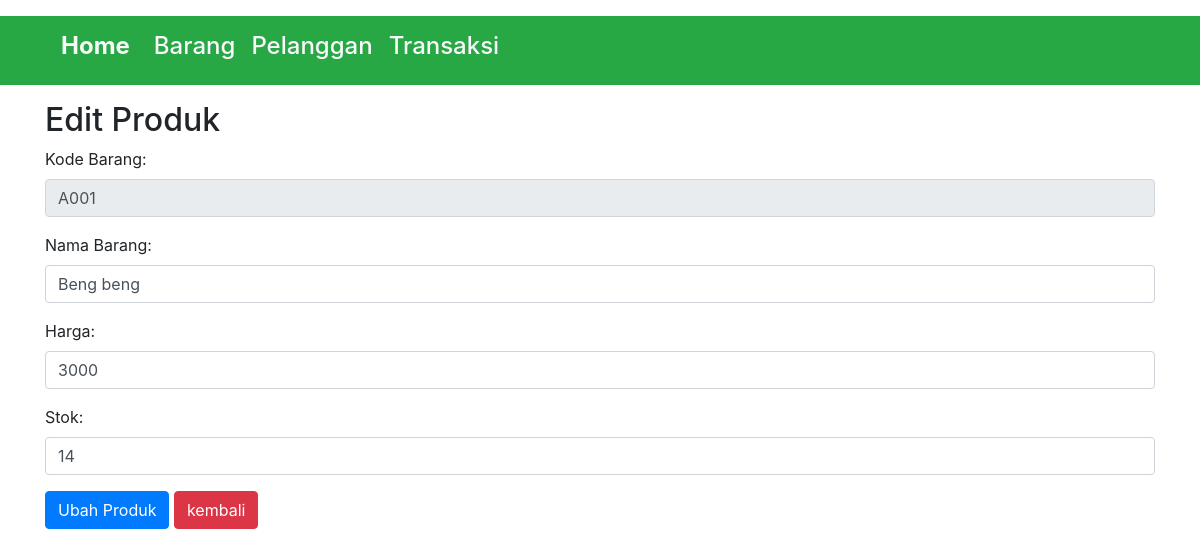
The page /index.php?&Kd_Barang=A001&product=UpdateProduct on the database its author committed.
### tables this page shows
CREATE TABLE `barang` (
  `Kd_Barang` char(5) NOT NULL,
  `Nm_Barang` varchar(255) NOT NULL,
  `Harga` int(100) NOT NULL,
  `Stok` int(10) NOT NULL
);

### app/controllers/ProductController.php (called while the page is built, shortened)
<?php
    require_once 'app/model/Product.php';
    class ProductController{
        private $dataModel;
        public function __construct($dbConnnection)
        {
            $this->dataModel = new Product($dbConnnection);
        }
        public function updateProduct($Kd_Barang){
            $data = $this->dataModel->getKodeProduct($Kd_Barang);
            require 'app/view/formUpdateProduct.php';
        }
    }
?>

### app/model/Product.php (called while the page is built, shortened)
<?php
class Product{
    private $db;
    public function __construct($dbConnection)
    {
        $this->db=$dbConnection;
    }
    public function getKodeProduct($Kd_Barang)
    {
        $stmt = $this->db->prepare("SELECT * FROM barang WHERE Kd_Barang = :Kd_Barang");
        $stmt->bindParam(':Kd_Barang', $Kd_Barang);
        $stmt->execute();
        return $stmt->fetch(PDO::FETCH_ASSOC);
    }
}
?>

### app/view/formUpdateProduct.php (the view, shortened to what this page needs)
<!DOCTYPE html>
<html lang="en">
<head>
    <link rel="stylesheet" href="https://cdn.jsdelivr.net/npm/bootstrap-icons@1.11.3/font/bootstrap-icons.min.css">
    <link rel="stylesheet" href="https://stackpath.bootstrapcdn.com/bootstrap/4.5.2/css/bootstrap.min.css">
</head>
<body>
    <div class="container-fluid bg-success">
    <div class="container mt-3">
    <nav class="navbar navbar-expand-lg bg-success">
        <a class="navbar-brand text-light" href="index.php"><h4><strong>Home</strong></h4></a>
        <div class="collapse navbar-collapse" id="navbarSupportedContent">
          <ul class="navbar-nav me-auto mb-2 mb-lg-0">
            <li class="nav-item ms-5" >
              <a class="nav-link active text-light " href="index.php?navbar=Product"><h4>Barang</h4></a>
            </li>
            <li class="nav-item ms-5">
              <a class="nav-link active text-light"  href="index.php?navbar=Customer"><h4>Pelanggan</h4></a>
            </li>
            <li class="nav-item ms-5">
              <a class="nav-link active text-light"  href="index.php?navbar=Transaction"><h4>Transaksi</h4></a>
            </li>
          </ul>
        </div>
        </div>
  </div>
    <div class="container mt-3">
        <h2>Edit Produk</h2>
    <form method="POST">
        <div class="mb-3">
        <label for="Kd_Barang" class="form-label">Kode Barang:</label>
        <input type="text" name="Kd_Barang" class="form-control" id="Kd_Barang" value="<?php echo ($data ["Kd_Barang"]); ?>" readonly>
        </div>
        <div class="mb-3">
        <label for="Nm_Barang" class="form-label">Nama Barang:</label>
        <input type="text" name="Nm_Barang" class="form-control" id="Nm_Barang" value="<?php echo ($data['Nm_Barang']);?>">
        </div>
        <div class="mb-3">
        <label for="Harga" class="form-label">Harga:</label>
        <input type="number" name="Harga" class="form-control" id="Harga" value="<?php echo $data['Harga'];?>">
        </div>
        <div class="mb-3">
        <label for="Stok" class="form-label">Stok:</label>
        <input type="number" name="Stok" class="form-control" id="Stok" value="<?php echo $data['Stok'];?>">
        </div>
        <button type="submit" class="btn btn-primary">Ubah Produk</button>
        <a href="produk.php" class="btn btn-danger"> kembali</a>
    </form>
    </div>
</body>
</html>

### rows shown on the page
barang: Kd_Barang "A001", Nm_Barang "Beng beng", Harga "3000", Stok "14"
